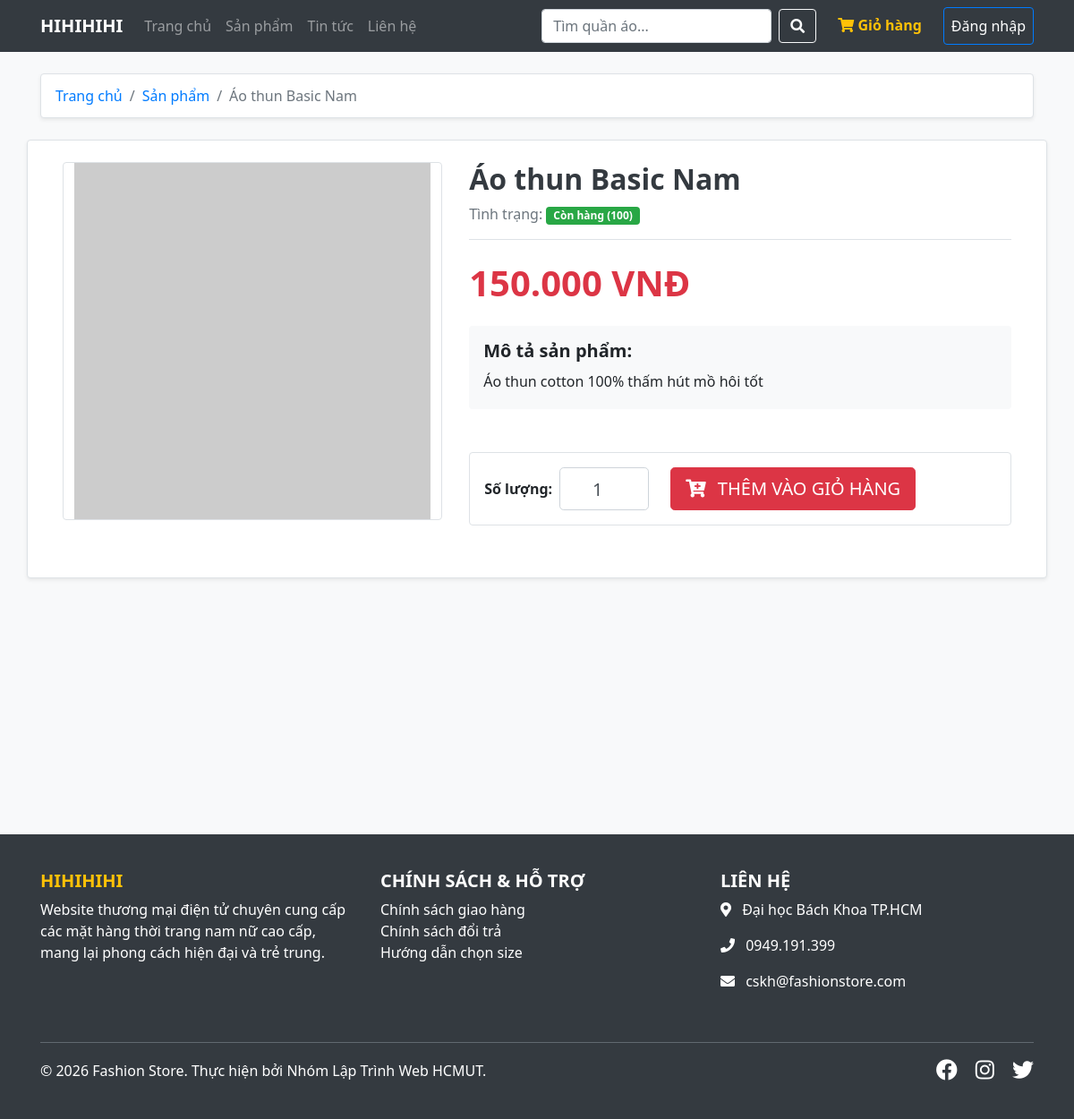
Page /index.php?controller=product&action=detail&id=1 on the committed database.
### tables this page shows
CREATE TABLE `products` (
  `id` INT AUTO_INCREMENT PRIMARY KEY,
  `category_id` INT NOT NULL,
  `name` VARCHAR(200) NOT NULL,
  `description` TEXT,
  `price` DECIMAL(10,2) NOT NULL,
  `size` VARCHAR(50) DEFAULT 'M',
  `stock` INT DEFAULT 0,
  `image` VARCHAR(255) DEFAULT 'default_product.jpg',
  `created_at` TIMESTAMP DEFAULT CURRENT_TIMESTAMP,
  FOREIGN KEY (`category_id`) REFERENCES `categories`(`id`) ON DELETE CASCADE ON UPDATE CASCADE
);

### src/Controllers/ProductController.php (called while the page is built, shortened)
<?php
require_once __DIR__ . '/../Models/ProductModel.php';
class ProductController extends Controller {
    private $productModel;
    public function __construct() {
        $this->productModel = new ProductModel();
    }
    public function detail() {
        $id = isset($_GET['id']) ? (int)$_GET['id'] : 0;
        $product = $this->productModel->getProductById($id);
        $this->renderFrontend('product/detail', [
            'page_title' => $product['name'],
            'product' => $product
        ]);
    }
}

### src/Core/Model.php (called while the page is built, shortened)
<?php
class Model {
    public function __construct() {
        $database = new Database();
        $this->db = $database->getConnection();
    }
}

### config/db.php (called while the page is built, shortened)
<?php
class Database {
    private $host = "localhost";
    private $db_name = "new_cloth_web";
    private $username = "root";
    private $password = "";
    public function getConnection() {
        $this->conn = null;
        try {
            $this->conn = new PDO("mysql:host=" . $this->host . ";dbname=" . $this->db_name . ";charset=utf8mb4", $this->username, $this->password);
            $this->conn->setAttribute(PDO::ATTR_ERRMODE, PDO::ERRMODE_EXCEPTION);
            $this->conn->setAttribute(PDO::ATTR_DEFAULT_FETCH_MODE, PDO::FETCH_ASSOC);
        } catch(PDOException $exception) {
            die("Lỗi kết nối CSDL: " . $exception->getMessage());
        }
        return $this->conn;
    }
}

### src/Models/ProductModel.php (called while the page is built, shortened)
<?php
require_once __DIR__ . '/../Core/Model.php';
class ProductModel extends Model {
    public function getProductById($id) {
        $sql = "SELECT * FROM products WHERE id = :id";
        $stmt = $this->db->prepare($sql);
        $stmt->bindParam(':id', $id, PDO::PARAM_INT);
        $stmt->execute();
        return $stmt->fetch();
    }
}

### src/Views/product/detail.php (the view, shortened to what this page needs)
<nav aria-label="breadcrumb">
  <ol class="breadcrumb bg-white shadow-sm mt-3 border">
    <li class="breadcrumb-item"><a href="index.php">Trang chủ</a></li>
    <li class="breadcrumb-item"><a href="index.php?controller=product&action=index">Sản phẩm</a></li>
    <li class="breadcrumb-item active"><?= htmlspecialchars($product['name']) ?></li>
  </ol>
</nav>
<div class="row mt-4 bg-white p-4 rounded shadow-sm border mb-5">
    <div class="col-md-5 text-center mb-4">
        <?php
            $images = explode(',', $product['image']);
            $firstImg = $images[0] ?? 'default.jpg';
        ?>
        <img id="mainImage" src="uploads/products/<?= htmlspecialchars($firstImg) ?>" class="img-fluid rounded border mb-3" style="max-height: 400px; width: 100%; object-fit: contain;" alt="Product Image" onerror="this.src='https://via.placeholder.com/500x500?text=No+Image'">
    </div>
    <div class="col-md-7">
        <h2 class="font-weight-bold text-dark"><?= htmlspecialchars($product['name']) ?></h2>
        <p class="text-muted mb-2 border-bottom pb-3">Tình trạng:
            <?= $product['stock'] > 0 ? '<span class="badge badge-success px-2 py-1">Còn hàng ('.$product['stock'].')</span>' : '<span class="badge badge-danger px-2 py-1">Hết hàng</span>' ?>
        </p>
        <h3 class="text-danger font-weight-bold my-4" style="font-size: 2.5rem;"><?= number_format($product['price'], 0, ',', '.') ?> VNĐ</h3>
        <div class="mb-5 bg-light p-3 rounded">
            <h5 class="font-weight-bold">Mô tả sản phẩm:</h5>
            <p class="mb-0" style="line-height: 1.8;"><?= nl2br(htmlspecialchars($product['description'] ?? 'Chưa có mô tả chi tiết.')) ?></p>
        </div>
        <?php if($product['stock'] > 0): ?>
            <form action="index.php?controller=cart&action=add" method="POST" class="form-inline bg-white p-3 border rounded">
                <div class="form-group mb-0">
                    <label for="qty" class="mr-2 font-weight-bold">Số lượng:</label>
                    <input type="number" id="qty" name="quantity" class="form-control form-control-lg mr-4 text-center" value="1" min="1" max="<?= $product['stock'] ?>" style="width: 100px;">
                </div>
                <button type="submit" class="btn btn-danger btn-lg"><i class="fa fa-cart-plus mr-2"></i> THÊM VÀO GIỎ HÀNG</button>
            </form>
        <?php else: ?>
            <button class="btn btn-secondary btn-lg btn-block" disabled><i class="fa fa-ban mr-2"></i> ĐÃ HẾT HÀNG</button>
        <?php endif; ?>
    </div>
</div>

### src/Views/layout/main_layout.php (style rules this page uses)
body { font-family: 'Segoe UI', Tahoma, Geneva, Verdana, sans-serif; background-color: #f8f9fa; }

### rows in the picture
products: name "Áo thun Basic Nam", stock "100", price "150.000", description "Áo thun cotton 100% thấm hút mồ hôi tốt"

### other values in the picture
$global_settings['site_name'] "HIHIHIHI"
$global_settings['about_text'] "Website thương mại điện tử chuyên cung cấp các mặt hàng thời trang nam nữ cao cấp, mang lại phong cách hiện đại và trẻ trung."
$global_settings['address'] "Đại học Bách Khoa TP.HCM"
$global_settings['phone'] "0949.191.399"
$global_settings['email'] "cskh@fashionstore.com"
